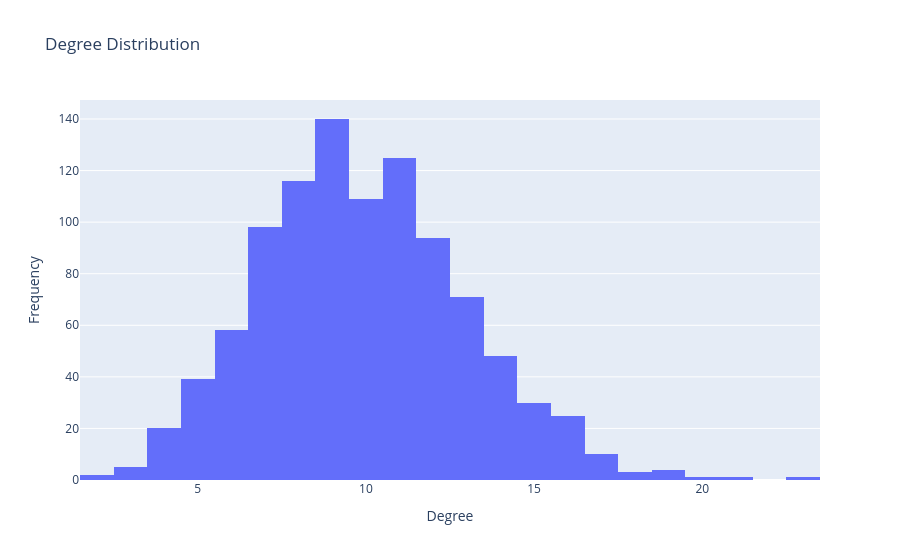

Notebook cell for this chart:
### Markdown cell above
### **9. Degree**: like seen above, the degree of a vertex $\text{deg}(v)$ is the number of edges connected to it. 

For example, if a node A connects to B, C, and D, then $\text{deg}(A) = 3$. 

Degree helps tell how connected the nodes are, network density, likelihood of giant components, and robustness. 

For a fixed node: $\text{deg}(v) \sim \text{Binomial}(n-1, p)$ (the node independently tries to connect to every other node).

As shown above, the expected degree: $\mathbb{E}[\text{deg}(v)] = p(n-1)$

### Code cell
n = 1000
p = 0.01

G = nx.erdos_renyi_graph(n,p)

degrees = [d for _, d in G.degree()]

fig = px.histogram(
    x=degrees,
    nbins=30,
    title="Degree Distribution"
)

fig.update_layout(
    xaxis_title="Degree",
    yaxis_title="Frequency"
)

fig.show()

### Figure 1 — Plotly figure (JSON) as saved in the notebook; plotly's stock layout.template omitted (floating-point values rounded to 4 significant figures; data arrays with more than 128 entries replaced by an {"elided": "..."} marker saying what was removed)
{"data": [{"alignmentgroup": "True", "bingroup": "x", "hovertemplate": "x=%{x}<br>count=%{y}<extra></extra>", "legendgroup": "", "marker": {"color": "#636efa", "pattern": {"shape": ""}}, "name": "", "nbinsx": 30, "offsetgroup": "", "orientation": "v", "showlegend": false, "type": "histogram", "x": {"elided": "1000 int values"}, "xaxis": "x", "yaxis": "y"}], "layout": {"barmode": "relative", "legend": {"tracegroupgap": 0}, "title": {"text": "Degree Distribution"}, "xaxis": {"anchor": "y", "domain": [0, 1], "title": {"text": "Degree"}}, "yaxis": {"anchor": "x", "domain": [0, 1], "title": {"text": "Frequency"}}}}
